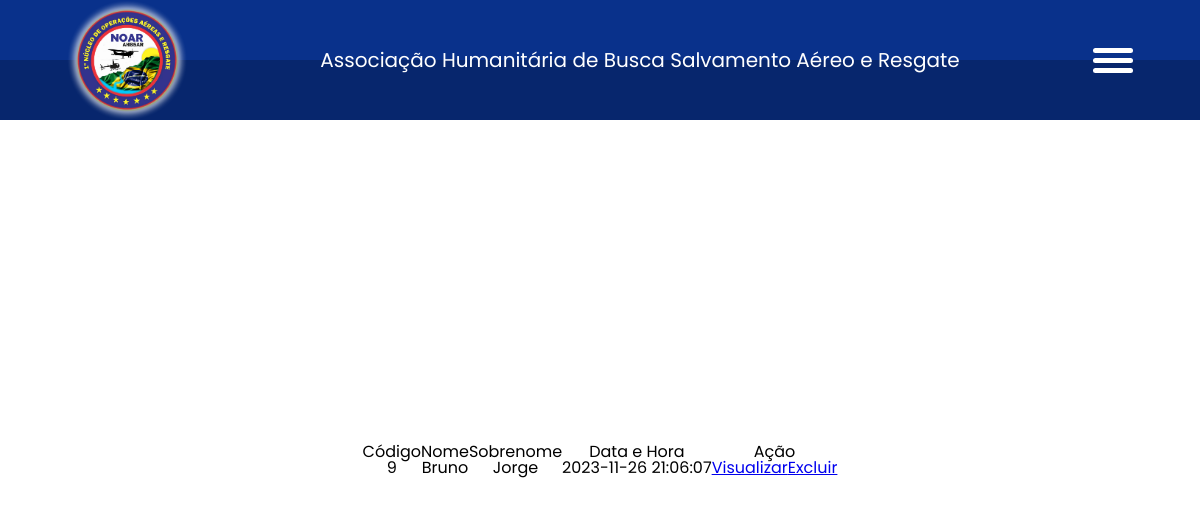
Screenshot of /telas/historicoDeOcorrencia.php with the database file from the repository.
### tables this page shows
CREATE TABLE `ocorrencia` (
  `id_ocorrencia` int(11) NOT NULL,
  `local_ocorrencia` varchar(60) DEFAULT NULL,
  `data_ocorrencia` datetime DEFAULT NULL,
  `id_usuario` int(11) DEFAULT NULL,
  `id_paciente` int(11) DEFAULT NULL,
  `id_tipo_ocorrencia` int(11) DEFAULT NULL,
  `id_decisao_transporte` int(11) DEFAULT NULL,
  `id_forma_conducao` int(11) DEFAULT NULL,
  `id_transporte` int(11) DEFAULT NULL,
  `id_vitima_era` int(11) DEFAULT NULL,
  `id_problemas_encontrados_suspeitos` int(11) DEFAULT NULL,
  `id_obstetrico` int(11) DEFAULT NULL,
  `objetos recolhidos` varchar(255) DEFAULT NULL,
  `tip_ocorr_outros` varchar(255) DEFAULT NULL,
  `transporte_outros` varchar(255) DEFAULT NULL,
  `sinais_sint_outros` varchar(255) DEFAULT NULL,
  `termo_recusa_foto` mediumblob DEFAULT NULL,
  `problemas_encontrados_suspeitos_outros` varchar(256) DEFAULT NULL
);

CREATE TABLE `paciente` (
  `id_paciente` int(11) NOT NULL,
  `nome_paciente` varchar(45) DEFAULT NULL,
  `sobrenome_paciente` varchar(45) DEFAULT NULL,
  `idade_paciente` int(11) DEFAULT NULL,
  `rg_cpf_paciente` varchar(15) DEFAULT NULL,
  `sexo_paciente` enum('Masculino','Feminino') NOT NULL,
  `Nome_acompanhante` varchar(45) DEFAULT NULL,
  `idade_acompanhante` varchar(45) DEFAULT NULL
);

### php/listarOcorrencia.php (called while the page is built)
<?php
    include("../conecta.php");
    $query = "SELECT o.id_ocorrencia, p.nome_paciente, o.data_ocorrencia, p.sobrenome_paciente
            FROM ocorrencia o
            INNER JOIN paciente p ON o.id_paciente = p.id_paciente";
    $resultado = $pdo->query($query);
    if ($resultado) {
        $listarOcorrencia = $resultado->fetchAll(PDO::FETCH_ASSOC);
    } else {
        echo "Erro na consulta: " . $pdo->errorInfo()[2];
    }
?>

### telas/historicoDeOcorrencia.php (the view, shortened to what this page needs)
<!DOCTYPE html>
<html lang="en">
<head>
    <link rel="stylesheet" href="../css/telaInicial.css">
</head>
<body>
    <header>
        <img src="../img/logo_grande.png" alt="logoNOAR">
        <h1>Associação Humanitária de Busca Salvamento Aéreo e Resgate</h1>
        <div class="menu">
            <div class="menu_burguer"></div>
        </div>
    </header>
    <main>
    <table border=1>
        <thead>
            <tr>
                <th colspan="1"> Código </th>
                <th colspan=""> Nome </th>
                <th colspan=""> Sobrenome </th>
                <th colspan=""> Data e Hora </th>
                <th colspan="2"> Ação </th>
            </tr>
        </thead>
        <tbody>
        <?php
            include("../php/listarOcorrencia.php");
            if (!empty($listarOcorrencia)) {
                foreach ($listarOcorrencia as $linha) {
                    echo '<tr>
                            <td>' . $linha['id_ocorrencia'] . '</td>
                            <td>' . $linha['nome_paciente'] . '</td>
                            <td>' . $linha['sobrenome_paciente'] . '</td>
                            <td>' . $linha['data_ocorrencia'] . '</td>
                            <td><a href="../telasVisualizar/visualizarTelaOcorrencia1.php?codigo=' . $linha['id_ocorrencia'] . '"> Visualizar </a></td>
                            <td><a href="../php/excluirOcorrencia.php?codigo=' . $linha['id_ocorrencia'] . '"> Excluir </a></td>
                        </tr>';
                }
            }
        ?>
        </tbody>
    </table>
    </main>
</body>
</html>

### css/telaInicial.css (style rules this page uses)
* { margin: 0; padding: 0; border: 0; font-size: 100%; font: inherit; vertical-align: baseline; font-family: 'Poppins', sans-serif; }
article, aside, details, figcaption, figure, footer, header, hgroup, menu, nav, section { display: block; }
body { line-height: 1; }
table { border-collapse: collapse; border-spacing: 0; }
:root { --header-height: 120px; --menuBurguer-height: 5px; --menuBurguer-pseudo-top: calc(var(--menuBurguer-height) * -2); }
body { height: 100dvh; }
header { height: var(--header-height); background: linear-gradient(to bottom, #09318B 50%, #07266D 50%); display: flex; flex-direction: row; align-items: center; justify-content: space-around; color: #fff; }
header img { height: var(--header-height); }
header h1 { font-size: 1.25rem; }
.menu { position: relative; width: 40px; aspect-ratio: 1; cursor: pointer; z-index: 2; display: flex; flex-direction: column; justify-content: center; }
.menu_burguer { width: 100%; height: var(--menuBurguer-height); background-color: #fff; border-radius: 5px; position: relative; }
.menu_burguer:before { content: ''; position: absolute; border-radius: inherit; width: inherit; height: inherit; top: var(--menuBurguer-pseudo-top); background-color: inherit; }
.menu_burguer:after { content: ''; position: absolute; border-radius: inherit; width: inherit; height: inherit; top: calc(var(--menuBurguer-pseudo-top) * -1); background-color: inherit; }
main { height: calc(100dvh - var(--header-height)); display: grid; place-content: center; row-gap: 50px; text-align: center; }

### rows the page displays
ocorrencia: id_ocorrencia "9", id_paciente.nome_paciente "Bruno", id_paciente.sobrenome_paciente "Jorge", data_ocorrencia "2023-11-26 21:06:07"
